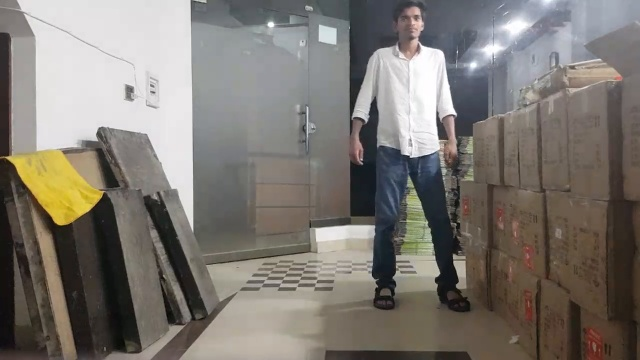
#> input picture videoframes/frame000145.jpg, 640 x 360 px
$ jupyter execute Untitled3.ipynb   (shell and % lines are left out)
#> lines starting #> are read from the running program, lines starting #| are printed output that depends on the picture; after the words box and inside, x2 and y2 are one past the last pixel; in counts of white or black regions, pixels touching at a corner belong together
[cell 1]
import json
import numpy as np
import cv2
import matplotlib.pyplot as plt

with open("human_detection.json", "r") as f:
#> (reads human_detection.json from the repository)
    human_dections = json.load(f)


def draw_bboxes(bboxes, image):
    for bbox in bboxes:
        image = cv2.rectangle(image, (bbox[0], bbox[1]), (bbox[2], bbox[3]), (255, 0, 0), 2)
    return image


def change_bbox_format(bboxes):
    changed_bboxes = []
    for bbox in bboxes:
        x1 = int(bbox[0])
        y1 = int(bbox[1])
        x2 = int(x1 + bbox[2])
        y2 = int(y1 + bbox[3])
        changed_bboxes.append([x1, y1, x2, y2])
    return changed_bboxes


def adjust_bbox(bboxes):
    # bboxes = change_bbox_format(bboxes)
    bboxes = np.asarray(bboxes)
    x1 = bboxes[:, 0]
    y1 = bboxes[:, 1]
    x2 = bboxes[:, 2]
    y2 = bboxes[:, 3]
    new_bbox = [min(x1), min(y1), max(x2), max(y2)]
    return new_bbox


def cal_avg_bbox(bboxes):
    for i in range(15, len(bboxes) - 15):
        sub_bboxes = bboxes[i-15:i+15]
        if i == 145:
            return sub_bboxes


def collect_bbox(human_detections):
    bboxes = []
    for detection in human_dections:
        bboxes.append(detection["bbox"])
    return bboxes


bboxes = collect_bbox(human_detections=human_dections)
bboxes = change_bbox_format(bboxes=bboxes)
sub_bboxes = cal_avg_bbox(bboxes=bboxes)
print((sub_bboxes))

img = cv2.cvtColor(cv2.imread("videoframes/frame000145.jpg"), cv2.COLOR_BGR2RGB)
img_rec = draw_bboxes(bboxes=sub_bboxes, image=img.copy())
#> the loop in draw_bboxes, `for bbox in bboxes:` made 30 passes
#> pass 1, in draw_bboxes, `image = cv2.rectangle(image, (bbox[0], bbox[1]), (bbox[2], bbox[3]), (..`:
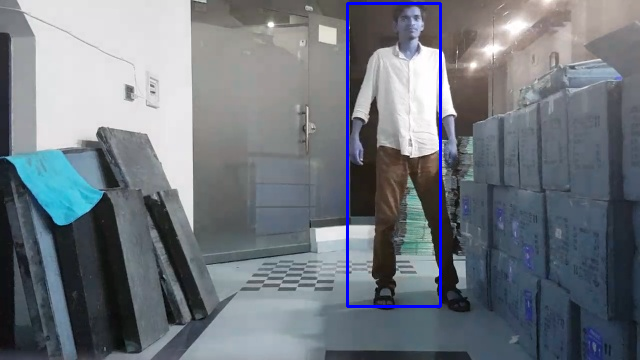
#> image: shape (360, 640, 3); mean of channels 0, 1, 2 126.5, 118.8, 112.3; drawn as B, G, R
#> pass 2, in draw_bboxes, `image = cv2.rectangle(image, (bbox[0], bbox[1]), (bbox[2], bbox[3]), (..`:
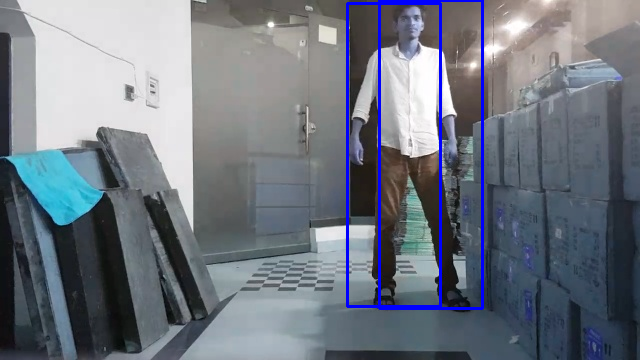
#> image: shape (360, 640, 3); 0.99% of pixels changed, all inside (x1, y1, x2, y2) = (378, 0, 484, 310); drawn as B, G, R
#> pass 3, in draw_bboxes, `image = cv2.rectangle(image, (bbox[0], bbox[1]), (bbox[2], bbox[3]), (..`:
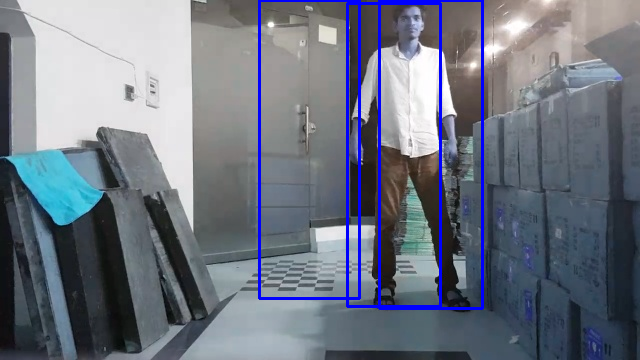
#> image: shape (360, 640, 3); 0.98% of pixels changed, all inside (x1, y1, x2, y2) = (258, 0, 361, 300); drawn as B, G, R
#> after the loop in draw_bboxes, `for bbox in bboxes:`:
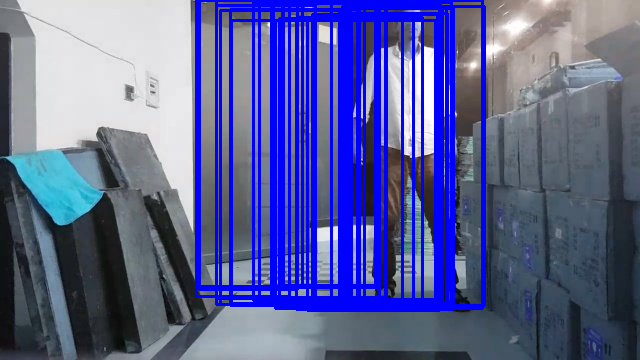
#> image: shape (360, 640, 3); 15.73% of pixels changed, all inside (x1, y1, x2, y2) = (195, 0, 486, 312); drawn as B, G, R
new_bbox = adjust_bbox(bboxes=sub_bboxes)
print(new_bbox)
img_rec = cv2.rectangle(img_rec, (new_bbox[0], new_bbox[1]), (new_bbox[2], new_bbox[3]), (0, 255, 0), 3)
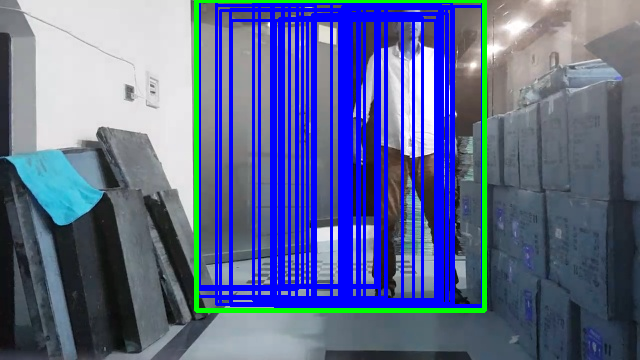
#> img_rec: shape (360, 640, 3); 2.34% of pixels changed, all inside (x1, y1, x2, y2) = (194, 0, 487, 313); drawn as B, G, R
plt.imshow(img_rec)
